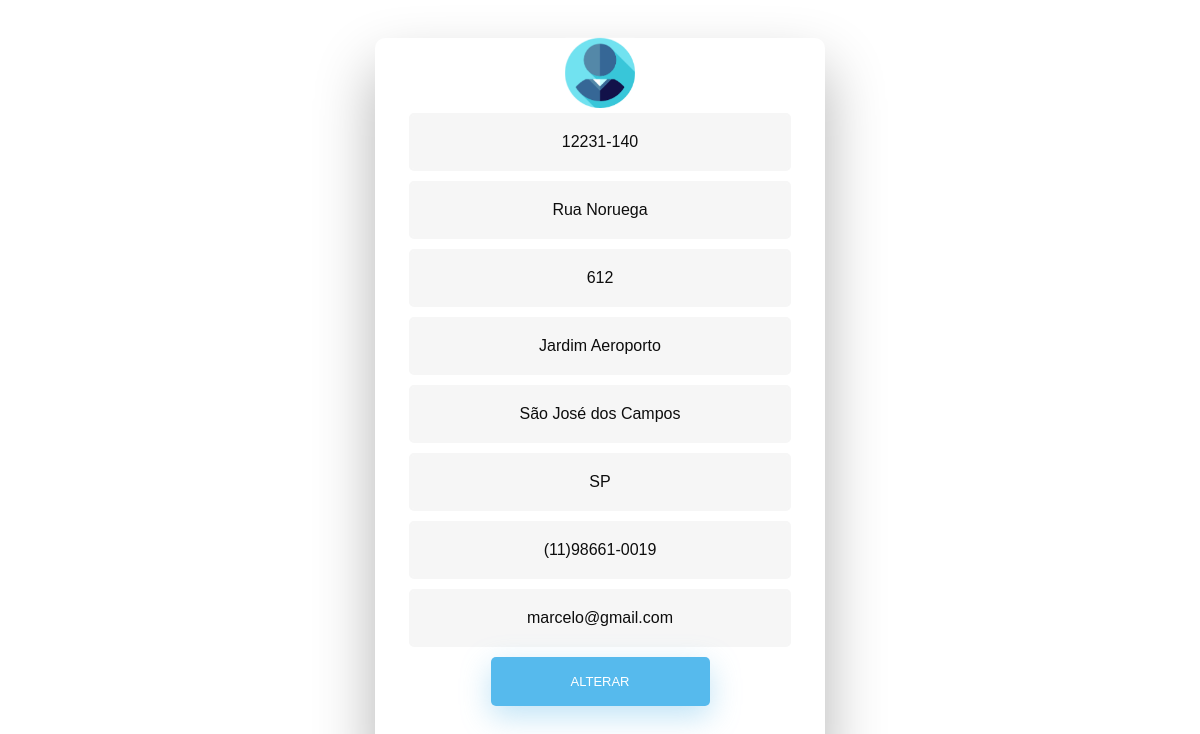
/alterarcadastro_cliente.php (signed in), run on the app's committed database.
### tables this page shows
CREATE TABLE `cliente` (
  `id_cliente` int(11) NOT NULL,
  `nome` varchar(100) NOT NULL,
  `cpf` varchar(100) NOT NULL,
  `senha` varchar(100) NOT NULL,
  `cep` varchar(9) NOT NULL,
  `rua` varchar(100) NOT NULL,
  `bairro` varchar(100) NOT NULL,
  `cidade` varchar(100) NOT NULL,
  `estado` varchar(100) NOT NULL,
  `num_casa` int(100) NOT NULL,
  `telefone` varchar(100) NOT NULL,
  `email` varchar(100) NOT NULL
);

### alterarcadastro_cliente.php (the view, shortened to what this page needs)
<link href="//maxcdn.bootstrapcdn.com/bootstrap/4.0.0/css/bootstrap.min.css" rel="stylesheet" id="bootstrap-css">
      <link rel="stylesheet" href="css/login.css">
      <?php
        include("conexao.php");
      ?>
      <div class="wrapper fadeInDown">
        <div id="formContent">
          <div class="fadeIn first">
            <img src="images/cadastro.png" width="70px" height="70px" />
          </div>
          <form class="form-horizontal" name="form_alterar" method="POST" action="alterar_3.php">
          <?php
          $id_cliente=$_SESSION['id_cliente'];
          $resultado=mysqli_query($conexao, "SELECT * FROM cliente where id_cliente = $id_cliente");
          if($resultado){
            while($row=mysqli_fetch_assoc($resultado)){
                ?>
            <input type="text" id="cep" class="fadeIn second" name="cep" placeholder="CEP" value="<?php echo $row['cep']; ?>">
            <input type="text" id="password" class="fadeIn third" name="rua" placeholder="Rua" value="<?php echo $row['rua']; ?>">
            <input type="text" id="password" class="fadeIn third" name="num_casa" placeholder="Nº da Casa" value="<?php echo $row['num_casa']; ?>">
            <input type="text" id="password" class="fadeIn third" name="bairro" placeholder="Bairro" value="<?php echo $row['bairro']; ?>">
            <input type="text" id="password" class="fadeIn third" name="cidade" placeholder="Cidade" value="<?php echo $row['cidade']; ?>">
            <input type="text" id="password" class="fadeIn third" name="estado" placeholder="Estado" value="<?php echo $row['estado']; ?>">
            <input type="text" id="password" class="fadeIn third" name="telefone" placeholder="Telefone" value="<?php echo $row['telefone']; ?>">
            <input type="text" id="password" class="fadeIn third" name="email" placeholder="E-mail" value="<?php echo $row['email']; ?>">
            <input type="submit" class="fadeIn fourth" value="Alterar">
            <?php
            }
          }
          ?>
          </form>
        </div>
        </div>

### css/login.css (style rules this page uses)
.wrapper { display: flex; align-items: center; flex-direction: column; justify-content: center; width: 100%; min-height: 100%; padding: 20px; }
#formContent { -webkit-border-radius: 10px 10px 10px 10px; border-radius: 10px 10px 10px 10px; background: #fff; padding: 30px; width: 90%; max-width: 450px; position: relative; padding: 0px; -webkit-box-shadow: 0 30px 60px 0 rgba(0,0,0,0.3); box-shadow: 0 30px 60px 0 rgba(0,0,0,0.3); text-align: center; }
input[type=button], input[type=submit], input[type=reset] { background-color: #56baed; border: none; color: white; padding: 15px 80px; text-align: center; text-decoration: none; display: inline-block; text-transform: uppercase; font-size: 13px; -webkit-box-shadow: 0 10px 30px 0 rgba(95,186,233,0.4); box-shadow: 0 10px 30px 0 rgba(95,186,233,0.4); -webkit-border-radius: 5px 5px 5px 5px; border-radius: 5px 5px 5px 5px; margin: 5px 20px 40px 20px; -webkit-transition: all 0.3s ease-in-out; -moz-transition: all 0.3s ease-in-out; -ms-transition: all 0.3s ease-in-out; -o-transition: all 0.3s ease-in-out; transition: all 0.3s ease-in-out; }
input[type=text] { background-color: #f6f6f6; border: none; color: #0d0d0d; padding: 15px 32px; text-align: center; text-decoration: none; display: inline-block; font-size: 16px; margin: 5px; width: 85%; border: 2px solid #f6f6f6; -webkit-transition: all 0.5s ease-in-out; -moz-transition: all 0.5s ease-in-out; -ms-transition: all 0.5s ease-in-out; -o-transition: all 0.5s ease-in-out; transition: all 0.5s ease-in-out; -webkit-border-radius: 5px 5px 5px 5px; border-radius: 5px 5px 5px 5px; }
input[type=text]:placeholder { color: #cccccc; }
.fadeInDown { -webkit-animation-name: fadeInDown; animation-name: fadeInDown; -webkit-animation-duration: 1s; animation-duration: 1s; -webkit-animation-fill-mode: both; animation-fill-mode: both; }
.fadeIn { opacity:0; -webkit-animation:fadeIn ease-in 1; -moz-animation:fadeIn ease-in 1; animation:fadeIn ease-in 1; -webkit-animation-fill-mode:forwards; -moz-animation-fill-mode:forwards; animation-fill-mode:forwards; -webkit-animation-duration:1s; -moz-animation-duration:1s; animation-duration:1s; }
.fadeIn.first { -webkit-animation-delay: 0.4s; -moz-animation-delay: 0.4s; animation-delay: 0.4s; }
.fadeIn.second { -webkit-animation-delay: 0.6s; -moz-animation-delay: 0.6s; animation-delay: 0.6s; }
.fadeIn.third { -webkit-animation-delay: 0.8s; -moz-animation-delay: 0.8s; animation-delay: 0.8s; }
.fadeIn.fourth { -webkit-animation-delay: 1s; -moz-animation-delay: 1s; animation-delay: 1s; }

### data on the page
cliente: cep "12231-140", rua "Rua Noruega", num_casa "612", bairro "Jardim Aeroporto", cidade "São José dos Campos", estado "SP", telefone "(11)98661-0019", email "marcelo@gmail.com"
